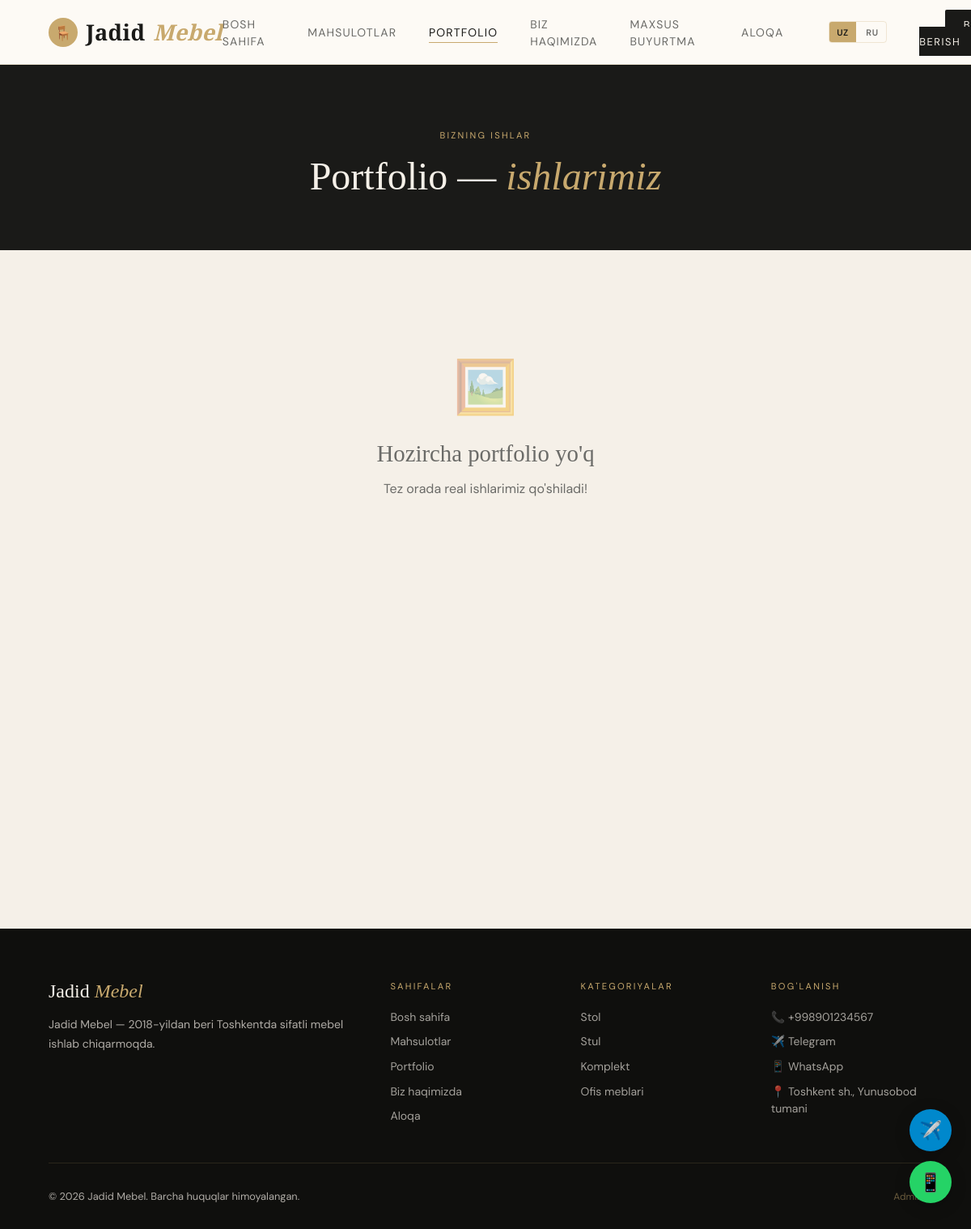
The app's page /uz/portfolio/ with its own data.
### main/models.py (models this page shows, shortened)
class TranslatableMixin:
    def get_t(self, field):
        lang = get_lang()
        for code in (lang, 'uz', 'ru', 'en'):
            val = getattr(self, f'{field}_{code}', None)
            if val:
                return val
        return ''

class SiteSettings(TranslatableMixin, models.Model):
    phone = models.CharField(max_length=20, default='+998901234567', verbose_name="Telefon")
    telegram = models.CharField(max_length=100, default='https://t.me/jadidmebel', verbose_name="Telegram link")
    whatsapp = models.CharField(max_length=20, default='+998901234567', verbose_name="WhatsApp raqam")
    address_uz = models.CharField(max_length=300, default="Toshkent sh., Yunusobod tumani", verbose_name="Manzil (O'zbek)")
    address_ru = models.CharField(max_length=300, blank=True, verbose_name='Manzil (Rus)')
    address_en = models.CharField(max_length=300, blank=True, verbose_name='Manzil (Ingliz)')
    instagram = models.CharField(max_length=200, blank=True, verbose_name="Instagram link")
    about_text_uz = models.TextField(
        default="Jadid Mebel — 2018-yildan beri Toshkentda sifatli mebel ishlab chiqarmoqda.",
        verbose_name="Biz haqimizda (O'zbek)",
    )
    about_text_ru = models.TextField(blank=True, verbose_name='Biz haqimizda (Rus)')
    about_text_en = models.TextField(blank=True, verbose_name='Biz haqimizda (Ingliz)')
    map_embed = models.TextField(blank=True, verbose_name="Google Maps iframe kodi")
    class Meta:
        verbose_name = "Sayt sozlamalari"
        verbose_name_plural = "Sayt sozlamalari"

### main/views.py (the view)
# urls.py: path('portfolio/', views.portfolio_list, name='dashboard_portfolio_list'),
def portfolio(request):
    works = Portfolio.objects.filter(is_active=True)
    settings_obj = get_site_settings()
    return render(request, 'portfolio.html', {
        'works': works,
        'settings': settings_obj,
        'page': 'portfolio',
    })

### dashboard/context_processors.py (called while the page is built)
def dashboard_stats(request):
    if request.path.startswith('/dashboard/') and request.user.is_authenticated:
        return {'new_orders_count': Order.objects.filter(status='new').count()}
    return {'new_orders_count': 0}

### main/context_processors.py (called while the page is built)
def site_settings(request):
    settings_obj, _ = SiteSettings.objects.get_or_create(pk=1)
    return {'settings': settings_obj}

def language_switcher(request):
    current = translation.get_language() or settings.LANGUAGE_CODE
    languages = []
    for code, label in settings.LANGUAGES:
        try:
            url = translate_url(request.path, code) if request.path else f'/{code}/'
        except Exception:
            url = f'/{code}/'
        languages.append({
            'code': code,
            'label': label,
            'url': url,
            'active': current[:2] == code,
        })
    return {
        'current_language': current[:2],
        'language_choices': languages,
    }

### main/i18n_utils.py (called while the page is built)
def get_lang():
    lang = (translation.get_language() or 'uz')[:2]
    return lang if lang in SUPPORTED else 'uz'

### main/templatetags/jm_i18n.py (called while the page is built)
@register.simple_tag(takes_context=True)
def t(context, key):
    return translate(key)

@register.filter
def tfield(obj, field):
    if obj is None:
        return ''
    if hasattr(obj, 'get_t'):
        return obj.get_t(field)
    return get_translated(obj, field)

### main/translations.py (called while the page is built)
def translate(key, lang=None):
    from .i18n_utils import get_lang
    lang = lang or get_lang()
    entry = TRANSLATIONS.get(key, {})
    return entry.get(lang) or entry.get('uz') or key

### main/views.py (called while the page is built)
def get_site_settings():
    settings_obj, _ = SiteSettings.objects.get_or_create(pk=1)
    return settings_obj

### templates/portfolio.html (shortened to what this page needs)
{% extends 'main/base.html' %}
{% load jm_i18n %}
{% block content %}
<section class="page-hero">
    <div class="page-hero-label">{% t 'portfolio.hero.label' %}</div>
    <h1>Portfolio — <em style="color:var(--gold);font-style:italic;">{% t 'portfolio.hero.title' %}</em></h1>
</section>
{% if works %}
<div class="portfolio-grid">
    {% for work in works %}
    <div class="portfolio-item reveal"
         data-title="{{ work|tfield:'title'|escape }}"
         data-desc="{{ work|tfield:'description'|escape }}"
         data-img="{% if work.image %}{{ work.image.url }}{% endif %}"
         onclick="openModal(this.dataset.title, this.dataset.desc, this.dataset.img)">
        {% if work.image %}
        <img src="{{ work.image.url }}" alt="{{ work|tfield:'title' }}" class="portfolio-img" loading="lazy">
        {% else %}
        <div class="portfolio-placeholder">🪑</div>
        {% endif %}
        <div class="portfolio-overlay">
            <div>
                <div class="portfolio-title">{{ work|tfield:'title' }}</div>
                {% if work|tfield:'description' %}
                <div class="portfolio-desc">{{ work|tfield:'description'|truncatechars:60 }}</div>
                {% endif %}
            </div>
        </div>
    </div>
    {% endfor %}
</div>
{% else %}
<div class="empty-portfolio">
    <div style="font-size:4rem;margin-bottom:1.5rem;opacity:0.4;">🖼️</div>
    <h3 style="font-family:var(--font-display);font-size:1.8rem;font-weight:300;color:var(--gray);margin-bottom:1rem;">{% t 'portfolio.empty' %}</h3>
    <p style="color:var(--gray);">Tez orada real ishlarimiz qo'shiladi!</p>
</div>
{% endif %}
<section class="section section-cream" style="text-align:center;">
</section>
{% endblock %}

### templates/base.html (shortened to what this page needs)
{% load jm_i18n %}
<!DOCTYPE html>
<html lang="{{ current_language|default:'uz' }}">
<head>
</head>
<body>
<nav class="navbar" id="navbar">
    <a href="{% url 'home' %}" class="nav-brand">
        <div class="nav-logo-mark">🪑</div>
        Jadid <span>Mebel</span>
    </a>
    <ul class="nav-links">
        <li><a href="{% url 'home' %}" class="{% if page == 'home' %}active{% endif %}">{% t 'nav.home' %}</a></li>
        <li><a href="{% url 'products' %}" class="{% if page == 'products' %}active{% endif %}">{% t 'nav.products' %}</a></li>
        <li><a href="{% url 'portfolio' %}" class="{% if page == 'portfolio' %}active{% endif %}">{% t 'nav.portfolio' %}</a></li>
        <li><a href="{% url 'about' %}" class="{% if page == 'about' %}active{% endif %}">{% t 'nav.about' %}</a></li>
        <li><a href="{% url 'custom_order' %}" class="{% if page == 'custom' %}active{% endif %}">{% t 'nav.custom' %}</a></li>
        <li><a href="{% url 'contact' %}" class="{% if page == 'contact' %}active{% endif %}">{% t 'nav.contact' %}</a></li>
        <li class="lang-switch">
            {% for lang in language_choices %}
            <a href="{{ lang.url }}" class="{% if lang.active %}active{% endif %}" title="{{ lang.label }}">{{ lang.code|upper }}</a>
            {% endfor %}
        </li>
        <li><a href="{% url 'contact' %}" class="nav-cta">{% t 'nav.order' %}</a></li>
    </ul>
</nav>
<main>
    {% block content %}{% endblock %}
</main>
<div class="float-btns">
    <a href="{{ settings.telegram }}" target="_blank" class="float-btn float-btn-tg" title="Telegram">✈️</a>
    <a href="https://wa.me/{{ settings.whatsapp|slice:'1:' }}" target="_blank" class="float-btn float-btn-wa" title="WhatsApp">📱</a>
</div>
<footer>
    <div class="footer-grid">
        <div>
            <div class="footer-brand">Jadid <em>Mebel</em></div>
            <p class="footer-desc">{{ settings|tfield:'about_text'|truncatechars:150 }}</p>
        </div>
        <div>
            <div class="footer-title">{% t 'footer.pages' %}</div>
            <ul class="footer-links">
                <li><a href="{% url 'home' %}">{% t 'nav.home' %}</a></li>
                <li><a href="{% url 'products' %}">{% t 'nav.products' %}</a></li>
                <li><a href="{% url 'portfolio' %}">{% t 'nav.portfolio' %}</a></li>
                <li><a href="{% url 'about' %}">{% t 'nav.about' %}</a></li>
                <li><a href="{% url 'contact' %}">{% t 'nav.contact' %}</a></li>
            </ul>
        </div>
        <div>
            <div class="footer-title">{% t 'footer.categories' %}</div>
            <ul class="footer-links">
                <li><a href="{% url 'products' %}?category=stol">Stol</a></li>
                <li><a href="{% url 'products' %}?category=stul">Stul</a></li>
                <li><a href="{% url 'products' %}?category=komplekt">Komplekt</a></li>
                <li><a href="{% url 'products' %}?category=ofis">Ofis meblari</a></li>
            </ul>
        </div>
        <div>
            <div class="footer-title">{% t 'footer.contact' %}</div>
            <ul class="footer-links">
                <li><a href="tel:{{ settings.phone }}">📞 {{ settings.phone }}</a></li>
                <li><a href="{{ settings.telegram }}" target="_blank">{% t 'common.telegram' %}</a></li>
                <li><a href="https://wa.me/{{ settings.whatsapp|slice:'1:' }}" target="_blank">{% t 'common.whatsapp' %}</a></li>
                <li><a href="#">📍 {{ settings|tfield:'address' }}</a></li>
            </ul>
        </div>
    </div>
    <div class="footer-bottom">
        <span>© 2026 Jadid Mebel. {% t 'footer.rights' %}</span>
        <a href="{% url 'dashboard_home' %}" style="color:rgba(200,169,110,0.5); font-size:0.75rem; text-decoration:none;">{% t 'footer.admin' %}</a>
    </div>
</footer>
</body>
</html>

### templates/base.html (style rules this page uses)
*, *::before, *::after { margin: 0; padding: 0; box-sizing: border-box; }
:root { --cream: #F5F0E8; --warm-white: #FDFAF5; --charcoal: #1A1A18; --dark: #0F0F0D; --gold: #C8A96E; --gold-light: #E8C98A; --wood: #8B6347; --wood-light: #B08060; --gray: #6B6B68; --light-gray: #E8E4DC; --border: rgba(200,169,110,0.25); --shadow: 0 4px 30px rgba(15,15,13,0.12); --shadow-lg: 0 20px 60px rgba(15,15,13,0.18); --font-display: 'Cormorant Garamond', serif; --font-body: 'DM Sans', sans-serif; --nav-h: 80px; --transition: 0.35s cubic-bezier(0.4, 0, 0.2, 1); }
html { scroll-behavior: smooth; }
body { font-family: var(--font-body); background: var(--warm-white); color: var(--charcoal); min-height: 100vh; overflow-x: hidden; }
.navbar { position: fixed; top: 0; left: 0; right: 0; height: var(--nav-h); background: rgba(253,250,245,0.95); backdrop-filter: blur(20px); -webkit-backdrop-filter: blur(20px); border-bottom: 1px solid var(--border); z-index: 1000; display: flex; align-items: center; padding: 0 5%; transition: box-shadow var(--transition); }
.nav-brand { font-family: var(--font-display); font-size: 1.7rem; font-weight: 600; color: var(--charcoal); text-decoration: none; letter-spacing: 0.01em; display: flex; align-items: center; gap: 10px; }
.nav-brand span { color: var(--gold); font-style: italic; }
.nav-logo-mark { width: 36px; height: 36px; background: var(--gold); border-radius: 50%; display: flex; align-items: center; justify-content: center; font-size: 1.1rem; flex-shrink: 0; }
.nav-links { display: flex; align-items: center; gap: 2.5rem; margin-left: auto; list-style: none; }
.nav-links a { font-family: var(--font-body); font-size: 0.875rem; font-weight: 400; letter-spacing: 0.08em; text-transform: uppercase; color: var(--gray); text-decoration: none; transition: color var(--transition); position: relative; }
.nav-links a::after { content: ''; position: absolute; bottom: -4px; left: 0; right: 0; height: 1px; background: var(--gold); transform: scaleX(0); transition: transform var(--transition); transform-origin: left; }
.nav-links a:hover, .nav-links a.active { color: var(--charcoal); }
.nav-links a:hover::after, .nav-links a.active::after { transform: scaleX(1); }
.nav-cta { margin-left: 2rem; background: var(--charcoal); color: var(--cream) !important; padding: 0.6rem 1.4rem; border-radius: 2px; font-size: 0.8rem !important; letter-spacing: 0.12em !important; transition: background var(--transition), color var(--transition) !important; }
.nav-cta::after { display: none !important; }
.lang-switch { display: flex; align-items: center; gap: 0.25rem; margin-left: 1rem; border: 1px solid var(--border); border-radius: 4px; overflow: hidden; }
.lang-switch a { padding: 0.35rem 0.55rem; font-size: 0.68rem; font-weight: 600; letter-spacing: 0.05em; text-decoration: none; color: var(--gray); transition: all var(--transition); }
.lang-switch a.active { background: var(--gold); color: var(--charcoal); }
main { padding-top: var(--nav-h); min-height: calc(100vh - 300px); }
.section { padding: 6rem 5%; }
.section-cream { background: var(--cream); }
.float-btns { position: fixed; bottom: 2rem; right: 1.5rem; display: flex; flex-direction: column; gap: 0.75rem; z-index: 500; }
.float-btn { width: 52px; height: 52px; border-radius: 50%; display: flex; align-items: center; justify-content: center; text-decoration: none; font-size: 1.4rem; box-shadow: 0 4px 20px rgba(0,0,0,0.2); transition: transform var(--transition), box-shadow var(--transition); }
.float-btn-tg { background: #0088cc; }
.float-btn-wa { background: #25D366; }
footer { background: var(--dark); color: rgba(245,240,232,0.7); padding: 4rem 5% 2rem; }
.footer-grid { display: grid; grid-template-columns: 2fr 1fr 1fr 1fr; gap: 3rem; margin-bottom: 3rem; }
.footer-brand { font-family: var(--font-display); font-size: 1.5rem; color: var(--cream); margin-bottom: 1rem; }
.footer-brand em { color: var(--gold); }
.footer-desc { font-size: 0.875rem; line-height: 1.7; }
.footer-title { font-size: 0.7rem; letter-spacing: 0.2em; text-transform: uppercase; color: var(--gold); margin-bottom: 1.25rem; }
.footer-links { list-style: none; display: flex; flex-direction: column; gap: 0.6rem; }
.footer-links a { color: rgba(245,240,232,0.65); text-decoration: none; font-size: 0.875rem; transition: color var(--transition); }
.footer-bottom { border-top: 1px solid rgba(200,169,110,0.15); padding-top: 2rem; display: flex; justify-content: space-between; align-items: center; font-size: 0.8rem; }

### records on screen
SiteSettings: about_text_uz "Jadid Mebel — 2018-yildan beri Toshkentda sifatli mebel ishlab chiqarmoqda.", phone "+998901234567", address_uz "Toshkent sh., Yunusobod tumani"

### other values on screen
{{ lang.code|upper }} "UZ" "RU"
